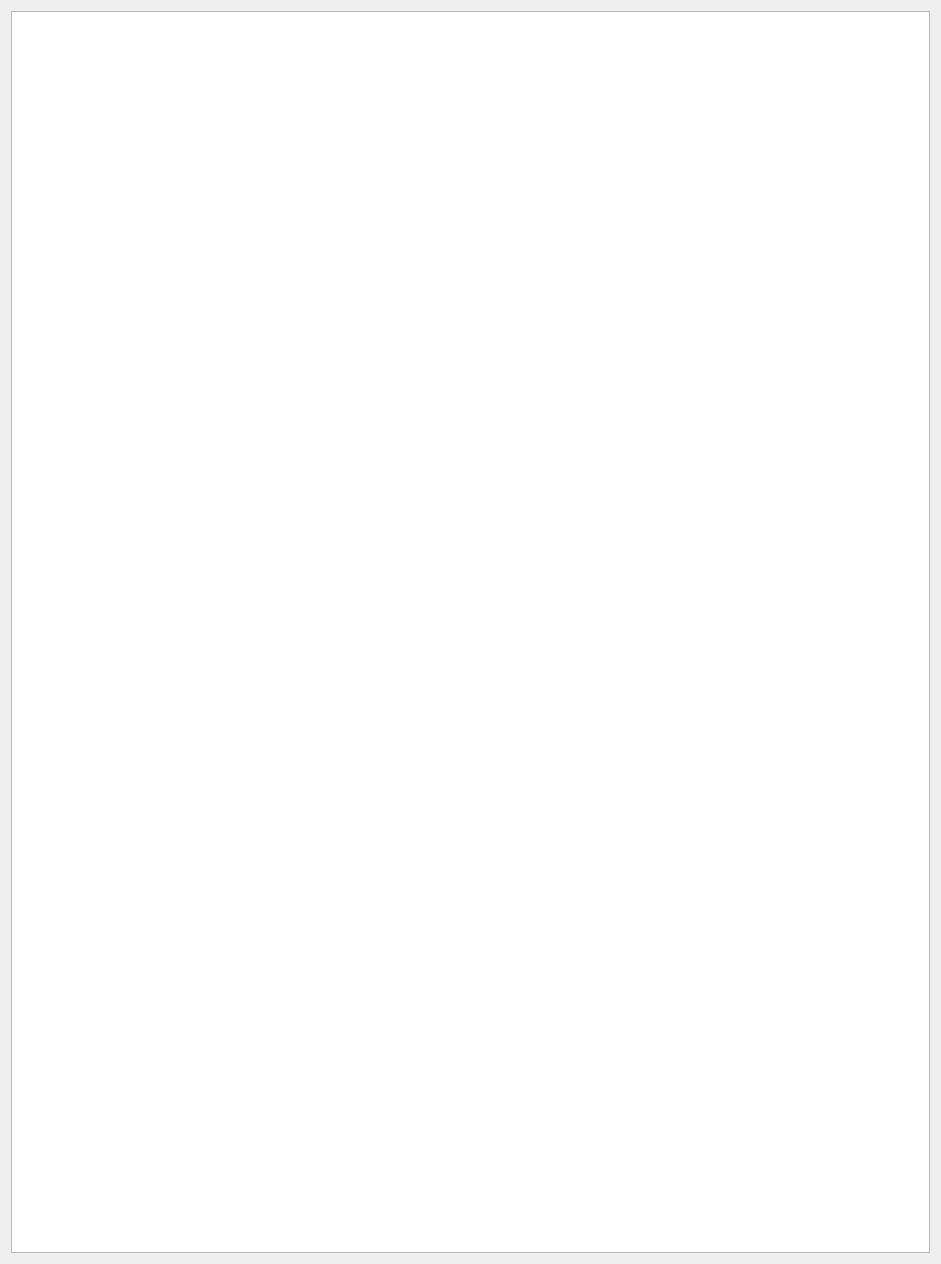
<?xml version="1.0" encoding="UTF-8"?>
<ui version="4.0">
 <class>Karte</class>
 <widget class="QDialog" name="Karte">
  <property name="geometry">
   <rect>
    <x>0</x>
    <y>0</y>
    <width>941</width>
    <height>1264</height>
   </rect>
  </property>
  <property name="windowTitle">
   <string>Dialog</string>
  </property>
  <property name="layoutDirection">
   <enum>Qt::LeftToRight</enum>
  </property>
  <layout class="QHBoxLayout" name="horizontalLayout">
   <item>
    <widget class="QGraphicsView" name="graphicsView"/>
   </item>
  </layout>
 </widget>
 <resources/>
 <connections/>
</ui>
